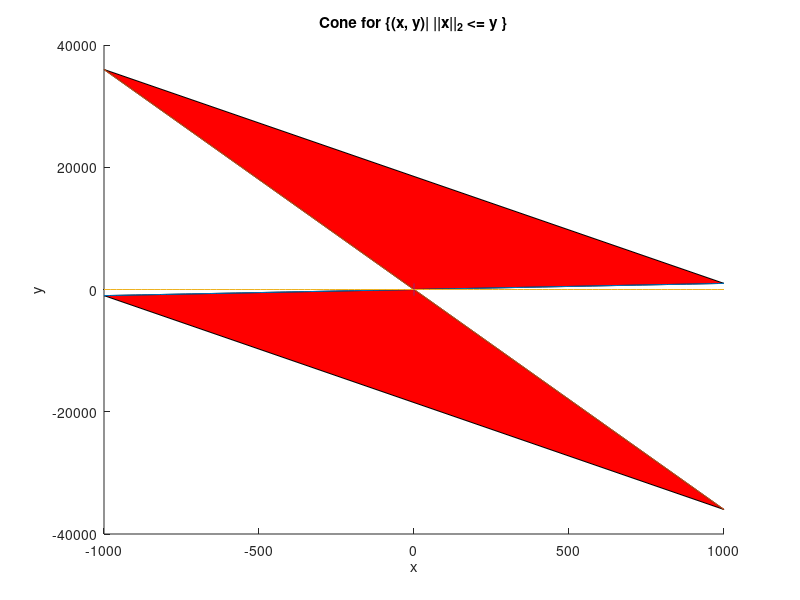

Write MATLAB code to recreate this figure.
x = linspace(-1000,1000,100);
y1 = x;
y2 = -36*x;

xx = [x, x];
yy = [y2, y1];

hold on
% p1 = subplot(1,3,1);
fill(xx, yy, 'r');
plot(x,y1);
plot(x,y2);
plot(x,0.*x);
plot(0.*x,x);
title('Cone for \{(x, y)| ||x||_2 <= y \}');
xlabel('x');
ylabel('y');
% subplot(1,3,2);
% fill(x,y, 'g');
% title('Dual of Cone for \{(x, y)| ||x||_2 <= y \}');
% xlabel('x');
% ylabel('y');
% subplot(1,3,3);
% fill(x,y, 'b');
% title('Dual of Dual of Cone for \{(x, y)| ||x||_2 <= y \}');
% xlabel('x');
% ylabel('y');